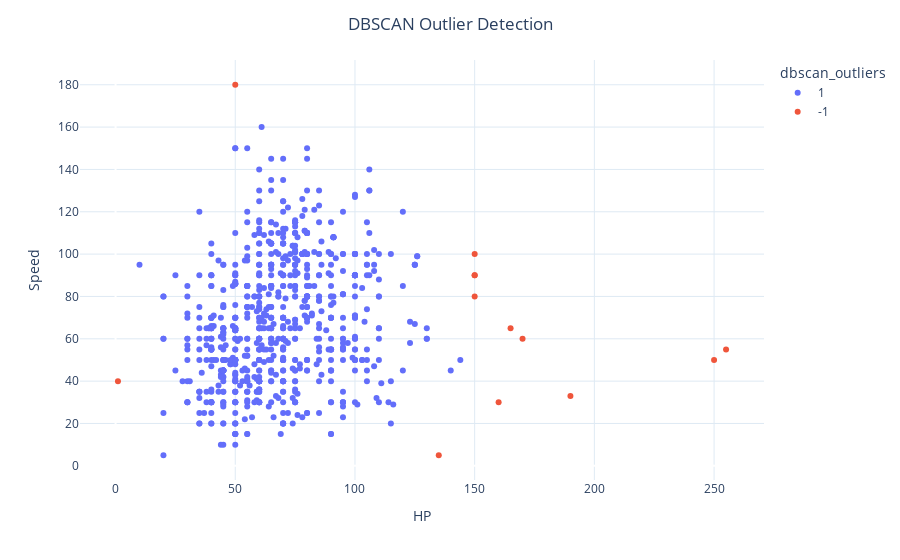

Notebook code cell kept with this figure:
### Markdown cell above
The most important parameter to tune is *eps*.

### Code cell
fig = px.scatter(data, x=x1, y=x2, color="dbscan_outliers", hover_name='Name')
fig.update_layout(title='DBSCAN Outlier Detection', title_x=0.5,yaxis=dict(gridcolor = '#DFEAF4'), xaxis=dict(gridcolor = '#DFEAF4'), plot_bgcolor='white')
fig.show()

### Figure 1 — Plotly figure (JSON) as saved in the notebook; plotly's stock layout.template omitted (floating-point values rounded to 4 significant figures; data arrays with more than 128 entries replaced by an {"elided": "..."} marker saying what was removed)
{"data": [{"hovertemplate": "dbscan_outliers=1<br>HP=%{x}<br>Speed=%{y}<extra></extra>", "legendgroup": "1", "marker": {"color": "#636efa", "symbol": "circle"}, "mode": "markers", "name": "1", "orientation": "v", "showlegend": true, "type": "scatter", "x": {"elided": "787 int values"}, "xaxis": "x", "y": {"elided": "787 int values"}, "yaxis": "y"}, {"hovertemplate": "dbscan_outliers=-1<br>HP=%{x}<br>Speed=%{y}<extra></extra>", "legendgroup": "-1", "marker": {"color": "#EF553B", "symbol": "circle"}, "mode": "markers", "name": "-1", "orientation": "v", "showlegend": true, "type": "scatter", "x": [250, 160, 190, 255, 150, 1, 170, 50, 150, 135, 150, 150, 165], "xaxis": "x", "y": [50, 30, 33, 55, 100, 40, 60, 180, 80, 5, 90, 90, 65], "yaxis": "y"}], "layout": {"legend": {"title": {"text": "dbscan_outliers"}, "tracegroupgap": 0}, "margin": {"t": 60}, "plot_bgcolor": "white", "title": {"text": "DBSCAN Outlier Detection", "x": 0.5}, "xaxis": {"anchor": "y", "domain": [0, 1], "gridcolor": "#DFEAF4", "title": {"text": "HP"}}, "yaxis": {"anchor": "x", "domain": [0, 1], "gridcolor": "#DFEAF4", "title": {"text": "Speed"}}}}
